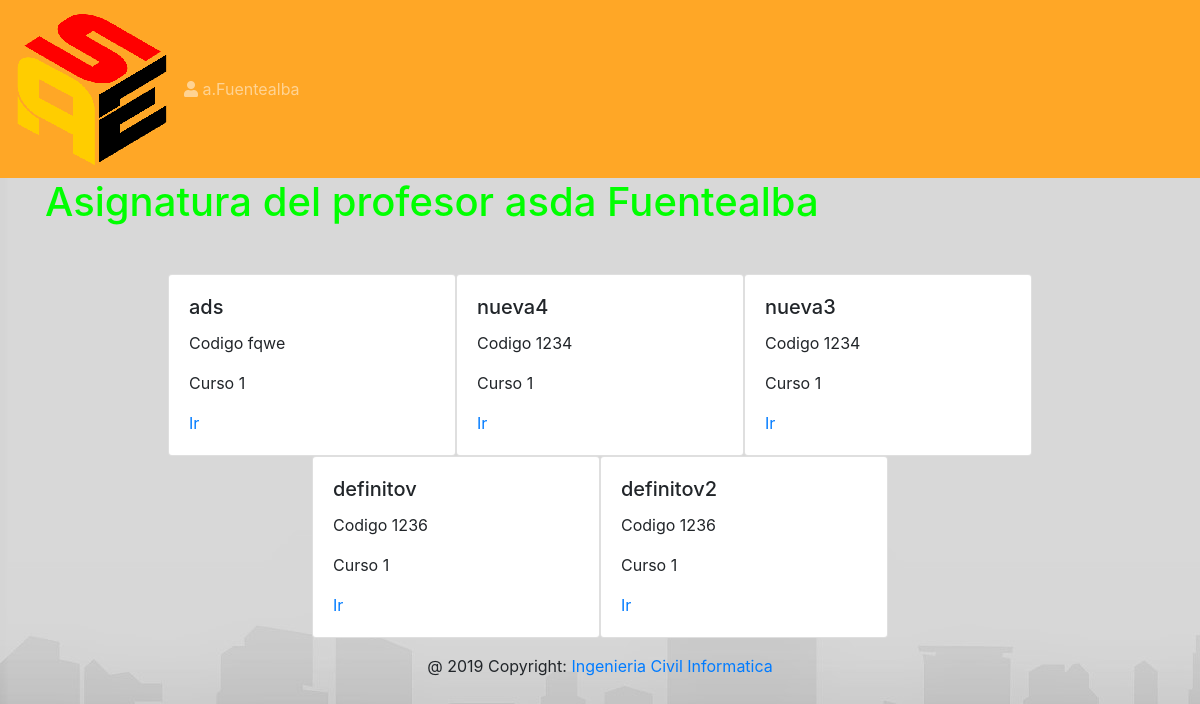
The app's page /Asignaturas/ (signed in) with its own data.
### Registro/models.py (models this page shows, shortened)
class Profesor(models.Model):
	user = models.OneToOneField(User, on_delete=models.CASCADE, blank=True, null=True)
	GENDER_CHOICES = (
        ('M', 'Male'),
        ('F', 'Female'),
    )
	rut=models.CharField(max_length=10)
	tipouser=models.PositiveIntegerField(blank=True, null=True)
	usercreado=models.PositiveIntegerField(default=0, blank=True, null=True)
	nombre=models.CharField(max_length=20)
	apellido=models.CharField(max_length=20)
	fechanacimiento=models.DateTimeField()
	sexo = models.CharField(max_length=1,choices=GENDER_CHOICES)
	responsabilidad = models.BooleanField()
	colegio_pertenece = models.ForeignKey(Colegio,on_delete=models.CASCADE)
	profesores=models.Manager()

class Asignatura(models.Model):
	materias= (
        ('leg', 'Lenguaje'),
        ('mat', 'Matematicas'),
        ('his', 'Historia'),
        ('fis', 'Fisica'),
        ('qui', 'Quimica'),
        ('bio', 'Biologia'),
        ('ing', 'Ingles'),
    )
	nombre_asignatura=models.CharField(max_length=20)
	codigo=models.CharField(max_length=4)
	curso=models.ForeignKey(Curso,on_delete=models.CASCADE)
	profesor=models.ForeignKey(Profesor,on_delete=models.CASCADE)
	unidades=models.PositiveIntegerField(default=0, blank=True, null=True)
	materia=models.CharField(max_length=3,choices=materias, blank=True, null=True)
	asignaturas= models.Manager()

class Curso(models.Model):
	nombrecurso=models.CharField(max_length=20)
	codigo_curso=models.CharField(max_length=4)
	colegio= models.ForeignKey(Colegio,on_delete=models.CASCADE)
	cursos=models.Manager()
	def __str__(self):
		return "{}".format(self.codigo_curso)

### Registro/views.py (the view)
# urls.py: url(r'Asignaturas/',views.HomeAsignaturasView.as_view(),name="Asignaturas"),
class HomeAsignaturasView(LoginRequiredMixin, TemplateView):
	def get(self,request,**kwargs):
		return render(request,'Asignaturas.html',{'asignaturas':Asignatura.asignaturas.all(),'profesor':Profesor.profesores.get(rut=request.user.email)})

### Registro/templates/Asignaturas.html
{% extends 'base.html' %}
{% block content %}
 <h1>Asignatura del profesor {{profesor.nombre}} {{profesor.apellido}} </h1>
 <div class="container">
 	<div class="row mt-5 justify-content-center">
 {% for asignatura in asignaturas %}
 	{% ifequal profesor.id asignatura.profesor.id %}
 		<div class="card" style="width: 18rem;">
 			<div class="card-body">
 				<h5 class="card-title">{{asignatura.nombre_asignatura}}</h5>
 				<p class="card-text">Codigo {{asignatura.codigo}}</p>
 				<p class="card-text">Curso {{asignatura.curso}}</p>
 				<a href="/colegio/{{profesor.colegio_pertenece_id}}/{{asignatura.curso_id}}/asignaturas/{{asignatura.id}} " class="card-link">Ir</a>
 			</div>
 		</div>
 	{% endifequal %}
 {% endfor %}
{% endblock %}

### Registro/templates/navbar.html (shortened to what this page needs)
{% load staticfiles %}
<nav class="navbar navbar-expand-lg navbar-dark" style="background-color: #ffa726;">
	<a class="navbar-brand" href="{% url 'index' %}"><img id="brand-image"  src="{% static 'images/Logo152.png' %}" /></a>
	<div class="collapse navbar-collapse" id="navbarNav">
		<ul class="navbar-nav mr-auto">
		{% if user.is_authenticated %}
<span class="navbar-text">
	<i alt="Website Logo" class="fas fa-user"></i> {{ user.username }}
</span>
{% endif %}
</div>
</nav>

### Registro/static/css/Registro.css (style rules this page uses)
h1 { color: #00ff00 }
.navbar { background-color: #FFA500; !important; }

### records on screen
Profesor: nombre "asda", apellido "Fuentealba"
Asignatura: nombre_asignatura "ads", codigo "fqwe", curso "1"
Asignatura: nombre_asignatura "nueva4", codigo "1234", curso "1"
Asignatura: nombre_asignatura "nueva3", codigo "1234", curso "1"
Asignatura: nombre_asignatura "definitov", codigo "1236", curso "1"
Asignatura: nombre_asignatura "definitov2", codigo "1236", curso "1"

### other values on screen
{{ user.username }} "a.Fuentealba"
